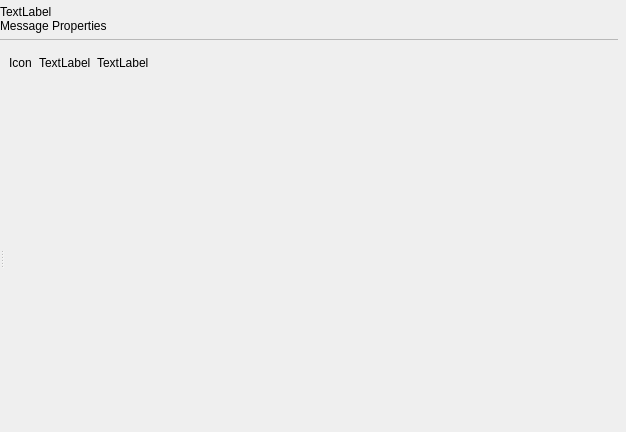
<?xml version="1.0" encoding="UTF-8"?>
<ui version="4.0">
 <class>C_SdBueMessageSignalEditWidget</class>
 <widget class="QWidget" name="C_SdBueMessageSignalEditWidget">
  <property name="geometry">
   <rect>
    <x>0</x>
    <y>0</y>
    <width>626</width>
    <height>432</height>
   </rect>
  </property>
  <property name="windowTitle">
   <string>Form</string>
  </property>
  <layout class="QVBoxLayout" name="verticalLayout_2">
   <property name="leftMargin">
    <number>0</number>
   </property>
   <property name="topMargin">
    <number>5</number>
   </property>
   <property name="rightMargin">
    <number>8</number>
   </property>
   <property name="bottomMargin">
    <number>0</number>
   </property>
   <item>
    <layout class="QVBoxLayout" name="pc_VerticalLayout" stretch="0,0,0,0,0,0,1">
     <property name="spacing">
      <number>0</number>
     </property>
     <item>
      <widget class="stw::opensyde_gui_elements::C_OgeLabHeadingProperties" name="pc_SignalLabel">
       <property name="text">
        <string>TextLabel</string>
       </property>
      </widget>
     </item>
     <item>
      <widget class="stw::opensyde_gui_elements::C_OgeLabHeadingProperties" name="pc_MessageLabel">
       <property name="text">
        <string>Message Properties</string>
       </property>
      </widget>
     </item>
     <item>
      <spacer name="pc_VerticalSpacer">
       <property name="orientation">
        <enum>Qt::Vertical</enum>
       </property>
       <property name="sizeType">
        <enum>QSizePolicy::Fixed</enum>
       </property>
       <property name="sizeHint" stdset="0">
        <size>
         <width>20</width>
         <height>6</height>
        </size>
       </property>
      </spacer>
     </item>
     <item>
      <widget class="stw::opensyde_gui_elements::C_OgeFraSeparator" name="pc_FramSperator">
       <property name="minimumSize">
        <size>
         <width>0</width>
         <height>1</height>
        </size>
       </property>
       <property name="maximumSize">
        <size>
         <width>16777215</width>
         <height>1</height>
        </size>
       </property>
       <property name="frameShape">
        <enum>QFrame::StyledPanel</enum>
       </property>
       <property name="frameShadow">
        <enum>QFrame::Raised</enum>
       </property>
      </widget>
     </item>
     <item>
      <spacer name="verticalSpacer">
       <property name="orientation">
        <enum>Qt::Vertical</enum>
       </property>
       <property name="sizeType">
        <enum>QSizePolicy::Fixed</enum>
       </property>
       <property name="sizeHint" stdset="0">
        <size>
         <width>20</width>
         <height>2</height>
        </size>
       </property>
      </spacer>
     </item>
     <item>
      <widget class="QWidget" name="pc_CoDisabledInfoWidget" native="true">
       <layout class="QHBoxLayout" name="horizontalLayout" stretch="0,0,1">
        <item>
         <widget class="stw::opensyde_gui_elements::C_OgeLabSvgOnly" name="pc_CoDisabledInfoIconLabel">
          <property name="minimumSize">
           <size>
            <width>24</width>
            <height>24</height>
           </size>
          </property>
          <property name="maximumSize">
           <size>
            <width>24</width>
            <height>24</height>
           </size>
          </property>
          <property name="text">
           <string>Icon</string>
          </property>
         </widget>
        </item>
        <item>
         <widget class="stw::opensyde_gui_elements::C_OgeLabGenericNoPaddingNoMargins" name="pc_CoDisabledInfoNoteLabel">
          <property name="text">
           <string>TextLabel</string>
          </property>
         </widget>
        </item>
        <item>
         <widget class="stw::opensyde_gui_elements::C_OgeLabGenericNoPaddingNoMargins" name="pc_CoDisabledInfoLabel">
          <property name="text">
           <string>TextLabel</string>
          </property>
         </widget>
        </item>
       </layout>
      </widget>
     </item>
     <item>
      <widget class="QWidget" name="pc_MainWidget" native="true">
       <layout class="QGridLayout" name="gridLayout">
        <property name="leftMargin">
         <number>0</number>
        </property>
        <property name="topMargin">
         <number>0</number>
        </property>
        <property name="rightMargin">
         <number>0</number>
        </property>
        <property name="bottomMargin">
         <number>0</number>
        </property>
        <item row="0" column="0">
         <widget class="stw::opensyde_gui_elements::C_OgeSpiStandard" name="pc_Splitter">
          <property name="orientation">
           <enum>Qt::Horizontal</enum>
          </property>
          <widget class="QWidget" name="pc_PropertiesWidget" native="true">
           <layout class="QVBoxLayout" name="verticalLayout_3">
            <property name="leftMargin">
             <number>0</number>
            </property>
            <property name="topMargin">
             <number>8</number>
            </property>
            <property name="rightMargin">
             <number>0</number>
            </property>
            <property name="bottomMargin">
             <number>0</number>
            </property>
            <item>
             <widget class="stw::opensyde_gui::C_SdBueMessagePropertiesWidget" name="pc_MsgPropertiesWidget" native="true"/>
            </item>
            <item>
             <widget class="stw::opensyde_gui::C_SdBueSignalPropertiesWidget" name="pc_SigPropertiesWidget" native="true"/>
            </item>
           </layout>
          </widget>
          <widget class="stw::opensyde_gui::C_SdBueMlvWidget" name="pc_MsgLayoutViewerWidget" native="true"/>
         </widget>
        </item>
       </layout>
      </widget>
     </item>
    </layout>
   </item>
  </layout>
 </widget>
 <customwidgets>
  <customwidget>
   <class>stw::opensyde_gui_elements::C_OgeFraSeparator</class>
   <extends>QFrame</extends>
   <header>C_OgeFraSeparator.hpp</header>
   <container>1</container>
  </customwidget>
  <customwidget>
   <class>stw::opensyde_gui_elements::C_OgeSpiStandard</class>
   <extends>QSplitter</extends>
   <header>C_OgeSpiStandard.hpp</header>
   <container>1</container>
  </customwidget>
  <customwidget>
   <class>stw::opensyde_gui_elements::C_OgeLabGenericNoPaddingNoMargins</class>
   <extends>QLabel</extends>
   <header>C_OgeLabGenericNoPaddingNoMargins.hpp</header>
  </customwidget>
  <customwidget>
   <class>stw::opensyde_gui::C_SdBueMlvWidget</class>
   <extends>QWidget</extends>
   <header>C_SdBueMlvWidget.hpp</header>
   <container>1</container>
  </customwidget>
  <customwidget>
   <class>stw::opensyde_gui::C_SdBueMessagePropertiesWidget</class>
   <extends>QWidget</extends>
   <header>C_SdBueMessagePropertiesWidget.hpp</header>
   <container>1</container>
  </customwidget>
  <customwidget>
   <class>stw::opensyde_gui::C_SdBueSignalPropertiesWidget</class>
   <extends>QWidget</extends>
   <header>C_SdBueSignalPropertiesWidget.hpp</header>
   <container>1</container>
  </customwidget>
  <customwidget>
   <class>stw::opensyde_gui_elements::C_OgeLabHeadingProperties</class>
   <extends>QLabel</extends>
   <header>C_OgeLabHeadingProperties.hpp</header>
  </customwidget>
  <customwidget>
   <class>stw::opensyde_gui_elements::C_OgeLabSvgOnly</class>
   <extends>QLabel</extends>
   <header>C_OgeLabSvgOnly.hpp</header>
  </customwidget>
 </customwidgets>
 <resources/>
 <connections/>
</ui>
